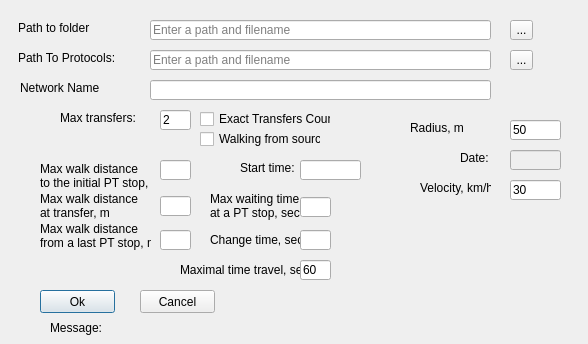
<?xml version="1.0" encoding="UTF-8"?>
<ui version="4.0">
 <class>TAUNetCalcDialogBase</class>
 <widget class="QDialog" name="TAUNetCalcDialogBase">
  <property name="geometry">
   <rect>
    <x>0</x>
    <y>0</y>
    <width>588</width>
    <height>344</height>
   </rect>
  </property>
  <property name="windowTitle">
   <string>TAU Network Calculator Settings</string>
  </property>
  <widget class="QToolButton" name="toolButton">
   <property name="geometry">
    <rect>
     <x>510</x>
     <y>20</y>
     <width>23</width>
     <height>20</height>
    </rect>
   </property>
   <property name="text">
    <string>...</string>
   </property>
  </widget>
  <widget class="QLineEdit" name="lineEdit">
   <property name="geometry">
    <rect>
     <x>150</x>
     <y>20</y>
     <width>341</width>
     <height>20</height>
    </rect>
   </property>
   <property name="placeholderText">
    <string>Enter a path and filename</string>
   </property>
  </widget>
  <widget class="QLabel" name="lblPathToGTFS">
   <property name="geometry">
    <rect>
     <x>18</x>
     <y>20</y>
     <width>101</width>
     <height>16</height>
    </rect>
   </property>
   <property name="text">
    <string>Path to folder</string>
   </property>
  </widget>
  <widget class="QLabel" name="lblRadius">
   <property name="geometry">
    <rect>
     <x>410</x>
     <y>120</y>
     <width>101</width>
     <height>16</height>
    </rect>
   </property>
   <property name="text">
    <string>Radius, m</string>
   </property>
  </widget>
  <widget class="QLineEdit" name="txtRadius">
   <property name="geometry">
    <rect>
     <x>510</x>
     <y>120</y>
     <width>51</width>
     <height>20</height>
    </rect>
   </property>
   <property name="text">
    <string>50</string>
   </property>
   <property name="readOnly">
    <bool>false</bool>
   </property>
  </widget>
  <widget class="QLabel" name="lblMessages">
   <property name="geometry">
    <rect>
     <x>50</x>
     <y>320</y>
     <width>381</width>
     <height>16</height>
    </rect>
   </property>
   <property name="text">
    <string>Message:</string>
   </property>
  </widget>
  <widget class="QPushButton" name="btnOk">
   <property name="geometry">
    <rect>
     <x>40</x>
     <y>290</y>
     <width>75</width>
     <height>23</height>
    </rect>
   </property>
   <property name="text">
    <string>Ok</string>
   </property>
  </widget>
  <widget class="QPushButton" name="btnCancel">
   <property name="geometry">
    <rect>
     <x>140</x>
     <y>290</y>
     <width>75</width>
     <height>23</height>
    </rect>
   </property>
   <property name="text">
    <string>Cancel</string>
   </property>
  </widget>
  <widget class="QLabel" name="lblMaxTransfers">
   <property name="geometry">
    <rect>
     <x>60</x>
     <y>110</y>
     <width>131</width>
     <height>16</height>
    </rect>
   </property>
   <property name="text">
    <string>Max transfers:</string>
   </property>
  </widget>
  <widget class="QLineEdit" name="txtMaxTransfers">
   <property name="geometry">
    <rect>
     <x>160</x>
     <y>110</y>
     <width>31</width>
     <height>20</height>
    </rect>
   </property>
   <property name="text">
    <string>2</string>
   </property>
   <property name="readOnly">
    <bool>false</bool>
   </property>
  </widget>
  <widget class="QLabel" name="lblNetworkname">
   <property name="geometry">
    <rect>
     <x>20</x>
     <y>80</y>
     <width>91</width>
     <height>16</height>
    </rect>
   </property>
   <property name="text">
    <string>Network Name</string>
   </property>
  </widget>
  <widget class="QLineEdit" name="txtNetworkName">
   <property name="geometry">
    <rect>
     <x>150</x>
     <y>80</y>
     <width>341</width>
     <height>20</height>
    </rect>
   </property>
   <property name="text">
    <string/>
   </property>
   <property name="readOnly">
    <bool>false</bool>
   </property>
  </widget>
  <widget class="QCheckBox" name="chkWalkingFromSource">
   <property name="geometry">
    <rect>
     <x>200</x>
     <y>130</y>
     <width>121</width>
     <height>18</height>
    </rect>
   </property>
   <property name="text">
    <string>Walking from source</string>
   </property>
  </widget>
  <widget class="QLabel" name="lblChangeTime">
   <property name="geometry">
    <rect>
     <x>210</x>
     <y>230</y>
     <width>91</width>
     <height>20</height>
    </rect>
   </property>
   <property name="text">
    <string>Change time, sec</string>
   </property>
  </widget>
  <widget class="QLineEdit" name="txtChangeTime">
   <property name="geometry">
    <rect>
     <x>300</x>
     <y>230</y>
     <width>31</width>
     <height>20</height>
    </rect>
   </property>
   <property name="text">
    <string/>
   </property>
   <property name="readOnly">
    <bool>false</bool>
   </property>
  </widget>
  <widget class="QLabel" name="lblVelocity">
   <property name="geometry">
    <rect>
     <x>420</x>
     <y>180</y>
     <width>71</width>
     <height>16</height>
    </rect>
   </property>
   <property name="text">
    <string>Velocity, km/h</string>
   </property>
  </widget>
  <widget class="QLineEdit" name="txtVelocity">
   <property name="geometry">
    <rect>
     <x>510</x>
     <y>180</y>
     <width>51</width>
     <height>20</height>
    </rect>
   </property>
   <property name="text">
    <string>30</string>
   </property>
   <property name="readOnly">
    <bool>false</bool>
   </property>
  </widget>
  <widget class="QLabel" name="lblPathToProtocols">
   <property name="geometry">
    <rect>
     <x>18</x>
     <y>50</y>
     <width>131</width>
     <height>16</height>
    </rect>
   </property>
   <property name="text">
    <string>Path To Protocols:</string>
   </property>
  </widget>
  <widget class="QLineEdit" name="txtPathToProtocos">
   <property name="geometry">
    <rect>
     <x>150</x>
     <y>50</y>
     <width>341</width>
     <height>20</height>
    </rect>
   </property>
   <property name="placeholderText">
    <string>Enter a path and filename</string>
   </property>
  </widget>
  <widget class="QLabel" name="lblDate">
   <property name="geometry">
    <rect>
     <x>460</x>
     <y>150</y>
     <width>41</width>
     <height>16</height>
    </rect>
   </property>
   <property name="text">
    <string>Date:</string>
   </property>
  </widget>
  <widget class="QLineEdit" name="txtDate">
   <property name="enabled">
    <bool>false</bool>
   </property>
   <property name="geometry">
    <rect>
     <x>510</x>
     <y>150</y>
     <width>51</width>
     <height>20</height>
    </rect>
   </property>
   <property name="text">
    <string/>
   </property>
   <property name="readOnly">
    <bool>false</bool>
   </property>
  </widget>
  <widget class="QLabel" name="lblStartTime">
   <property name="geometry">
    <rect>
     <x>240</x>
     <y>160</y>
     <width>61</width>
     <height>16</height>
    </rect>
   </property>
   <property name="text">
    <string>Start time:</string>
   </property>
  </widget>
  <widget class="QLineEdit" name="txtStartTime">
   <property name="geometry">
    <rect>
     <x>300</x>
     <y>160</y>
     <width>61</width>
     <height>20</height>
    </rect>
   </property>
   <property name="text">
    <string/>
   </property>
   <property name="readOnly">
    <bool>false</bool>
   </property>
  </widget>
  <widget class="QCheckBox" name="chkExactTransfersCount">
   <property name="geometry">
    <rect>
     <x>200</x>
     <y>110</y>
     <width>131</width>
     <height>18</height>
    </rect>
   </property>
   <property name="text">
    <string>Exact Transfers Count</string>
   </property>
  </widget>
  <widget class="QLineEdit" name="txtMaxWalkDist1">
   <property name="geometry">
    <rect>
     <x>160</x>
     <y>160</y>
     <width>31</width>
     <height>20</height>
    </rect>
   </property>
   <property name="text">
    <string/>
   </property>
   <property name="readOnly">
    <bool>false</bool>
   </property>
  </widget>
  <widget class="QLabel" name="lblMaxWalkDist1">
   <property name="geometry">
    <rect>
     <x>40</x>
     <y>160</y>
     <width>111</width>
     <height>31</height>
    </rect>
   </property>
   <property name="text">
    <string>Max walk distance
to the initial PT stop, m</string>
   </property>
  </widget>
  <widget class="QLineEdit" name="txtMaxWalkDist2">
   <property name="geometry">
    <rect>
     <x>160</x>
     <y>196</y>
     <width>31</width>
     <height>20</height>
    </rect>
   </property>
   <property name="text">
    <string/>
   </property>
   <property name="readOnly">
    <bool>false</bool>
   </property>
  </widget>
  <widget class="QLabel" name="lblMaxWalkDist2">
   <property name="geometry">
    <rect>
     <x>40</x>
     <y>190</y>
     <width>111</width>
     <height>31</height>
    </rect>
   </property>
   <property name="text">
    <string>Max walk distance
at transfer, m</string>
   </property>
  </widget>
  <widget class="QLineEdit" name="txtMaxWalkDist3">
   <property name="geometry">
    <rect>
     <x>160</x>
     <y>230</y>
     <width>31</width>
     <height>20</height>
    </rect>
   </property>
   <property name="text">
    <string/>
   </property>
   <property name="readOnly">
    <bool>false</bool>
   </property>
  </widget>
  <widget class="QLabel" name="lblMaxWalkDist3">
   <property name="geometry">
    <rect>
     <x>40</x>
     <y>220</y>
     <width>111</width>
     <height>31</height>
    </rect>
   </property>
   <property name="text">
    <string>Max walk distance
from a last PT stop, m</string>
   </property>
  </widget>
  <widget class="QLabel" name="lblMaxWalkTime">
   <property name="geometry">
    <rect>
     <x>210</x>
     <y>190</y>
     <width>111</width>
     <height>31</height>
    </rect>
   </property>
   <property name="text">
    <string>Max waiting time
at a PT stop, sec</string>
   </property>
  </widget>
  <widget class="QLineEdit" name="txtMaxWaitTime">
   <property name="geometry">
    <rect>
     <x>300</x>
     <y>197</y>
     <width>31</width>
     <height>20</height>
    </rect>
   </property>
   <property name="text">
    <string/>
   </property>
   <property name="readOnly">
    <bool>false</bool>
   </property>
  </widget>
  <widget class="QLabel" name="lblMaxTimeTravel">
   <property name="geometry">
    <rect>
     <x>180</x>
     <y>260</y>
     <width>121</width>
     <height>20</height>
    </rect>
   </property>
   <property name="text">
    <string>Maximal time travel, sec</string>
   </property>
  </widget>
  <widget class="QLineEdit" name="txtMaxTimeTravel">
   <property name="geometry">
    <rect>
     <x>300</x>
     <y>260</y>
     <width>31</width>
     <height>20</height>
    </rect>
   </property>
   <property name="text">
    <string>60</string>
   </property>
   <property name="readOnly">
    <bool>false</bool>
   </property>
  </widget>
  <widget class="QToolButton" name="toolButton_2">
   <property name="geometry">
    <rect>
     <x>510</x>
     <y>50</y>
     <width>23</width>
     <height>20</height>
    </rect>
   </property>
   <property name="text">
    <string>...</string>
   </property>
  </widget>
 </widget>
 <tabstops>
  <tabstop>lineEdit</tabstop>
  <tabstop>toolButton</tabstop>
  <tabstop>txtPathToProtocos</tabstop>
  <tabstop>txtNetworkName</tabstop>
  <tabstop>txtRadius</tabstop>
  <tabstop>txtMaxTransfers</tabstop>
  <tabstop>chkExactTransfersCount</tabstop>
  <tabstop>txtDate</tabstop>
  <tabstop>txtStartTime</tabstop>
  <tabstop>txtChangeTime</tabstop>
  <tabstop>chkWalkingFromSource</tabstop>
  <tabstop>txtVelocity</tabstop>
  <tabstop>btnOk</tabstop>
  <tabstop>btnCancel</tabstop>
 </tabstops>
 <resources/>
 <connections/>
</ui>
